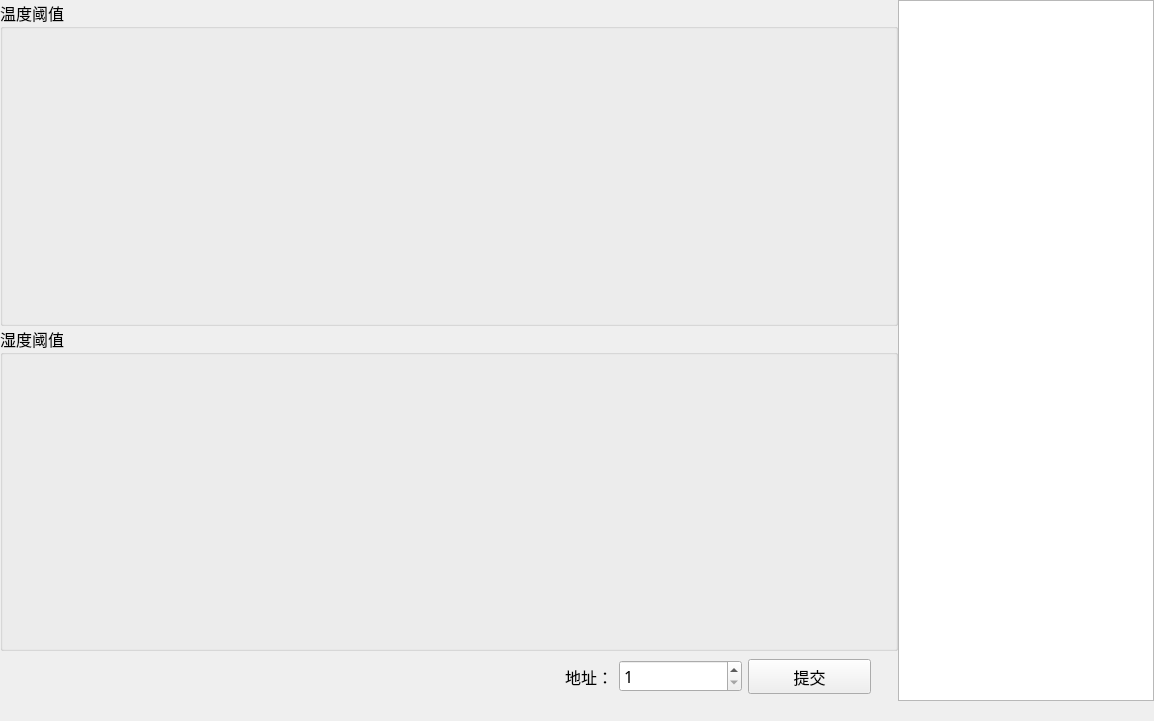
<?xml version="1.0" encoding="UTF-8"?>
<ui version="4.0">
 <class>MTest_EnvWid</class>
 <widget class="QWidget" name="MTest_EnvWid">
  <property name="geometry">
   <rect>
    <x>0</x>
    <y>0</y>
    <width>1154</width>
    <height>721</height>
   </rect>
  </property>
  <property name="font">
   <font>
    <family>微软雅黑</family>
    <pointsize>12</pointsize>
   </font>
  </property>
  <property name="windowTitle">
   <string>Form</string>
  </property>
  <layout class="QGridLayout" name="gridLayout">
   <property name="leftMargin">
    <number>0</number>
   </property>
   <property name="topMargin">
    <number>0</number>
   </property>
   <property name="rightMargin">
    <number>0</number>
   </property>
   <property name="bottomMargin">
    <number>20</number>
   </property>
   <property name="horizontalSpacing">
    <number>0</number>
   </property>
   <item row="0" column="0">
    <layout class="QVBoxLayout" name="verticalLayout">
     <item>
      <widget class="QGroupBox" name="temGroup">
       <property name="font">
        <font>
         <family>微软雅黑</family>
         <pointsize>12</pointsize>
        </font>
       </property>
       <property name="title">
        <string>温度阈值</string>
       </property>
      </widget>
     </item>
     <item>
      <widget class="QGroupBox" name="humGroup">
       <property name="font">
        <font>
         <family>微软雅黑</family>
         <pointsize>12</pointsize>
        </font>
       </property>
       <property name="title">
        <string>湿度阈值</string>
       </property>
      </widget>
     </item>
     <item>
      <widget class="QWidget" name="widget" native="true">
       <property name="maximumSize">
        <size>
         <width>16777215</width>
         <height>50</height>
        </size>
       </property>
       <widget class="QWidget" name="layoutWidget_2">
        <property name="geometry">
         <rect>
          <x>490</x>
          <y>0</y>
          <width>381</width>
          <height>51</height>
         </rect>
        </property>
        <layout class="QHBoxLayout" name="horizontalLayout">
         <item>
          <widget class="QLabel" name="label">
           <property name="minimumSize">
            <size>
             <width>100</width>
             <height>30</height>
            </size>
           </property>
           <property name="font">
            <font>
             <family>微软雅黑</family>
             <pointsize>12</pointsize>
            </font>
           </property>
           <property name="text">
            <string>地址：</string>
           </property>
           <property name="alignment">
            <set>Qt::AlignRight|Qt::AlignTrailing|Qt::AlignVCenter</set>
           </property>
          </widget>
         </item>
         <item>
          <widget class="QSpinBox" name="spinBox">
           <property name="minimumSize">
            <size>
             <width>100</width>
             <height>30</height>
            </size>
           </property>
           <property name="font">
            <font>
             <family>微软雅黑</family>
             <pointsize>12</pointsize>
            </font>
           </property>
           <property name="minimum">
            <number>1</number>
           </property>
          </widget>
         </item>
         <item>
          <widget class="QPushButton" name="pushButton">
           <property name="minimumSize">
            <size>
             <width>120</width>
             <height>35</height>
            </size>
           </property>
           <property name="font">
            <font>
             <family>微软雅黑</family>
             <pointsize>12</pointsize>
            </font>
           </property>
           <property name="text">
            <string>提交</string>
           </property>
          </widget>
         </item>
        </layout>
       </widget>
      </widget>
     </item>
    </layout>
   </item>
   <item row="0" column="1">
    <widget class="QTextEdit" name="textEdit">
     <property name="sizePolicy">
      <sizepolicy hsizetype="Expanding" vsizetype="Expanding">
       <horstretch>0</horstretch>
       <verstretch>0</verstretch>
      </sizepolicy>
     </property>
     <property name="minimumSize">
      <size>
       <width>256</width>
       <height>400</height>
      </size>
     </property>
     <property name="maximumSize">
      <size>
       <width>256</width>
       <height>16777215</height>
      </size>
     </property>
     <property name="font">
      <font>
       <family>微软雅黑</family>
       <pointsize>12</pointsize>
      </font>
     </property>
    </widget>
   </item>
  </layout>
 </widget>
 <resources/>
 <connections/>
</ui>
